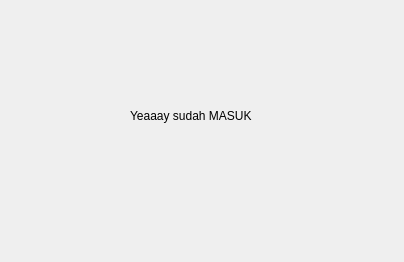
<?xml version="1.0" encoding="UTF-8"?>
<ui version="4.0">
 <class>second_Dialog</class>
 <widget class="QDialog" name="second_Dialog">
  <property name="geometry">
   <rect>
    <x>0</x>
    <y>0</y>
    <width>404</width>
    <height>262</height>
   </rect>
  </property>
  <property name="windowTitle">
   <string>Dialog</string>
  </property>
  <widget class="QLabel" name="label">
   <property name="geometry">
    <rect>
     <x>130</x>
     <y>80</y>
     <width>161</width>
     <height>71</height>
    </rect>
   </property>
   <property name="text">
    <string>Yeaaay sudah MASUK</string>
   </property>
  </widget>
 </widget>
 <resources/>
 <connections/>
</ui>
